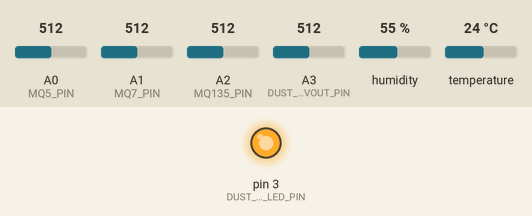
Bench run of a sketch on a simulated Arduino Uno, built with avr-gcc and run on an emulated ATmega328P. On the bench: output pins drawn as LEDs (lit = HIGH). The test bench sets the inputs (shaded band); at power-on: A0 (MQ5_PIN) = 512, A1 (MQ7_PIN) = 512, A2 (MQ135_PIN) = 512, A3 (DUST_SENSOR_VOUT_PIN) = 512, humidity 55 %, temperature 24 °C. What the sketch prints to the serial monitor is not drawn.

Above: at 0.1 s.
Timing chart, 0 to 1.6 s (numbered marks = the images above):
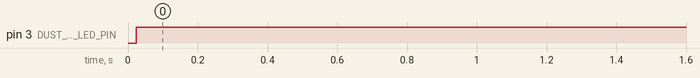

Measured:
- by itself, pin 3 (DUST_SENSOR_LED_PIN): LOW → HIGH at 0.02 s

The sketch:

sensoryDataToArduinoToEsp32.ino
```cpp
#include <DHT.h>

#define MQ5_PIN A0
#define MQ7_PIN A1
#define MQ135_PIN A2
#define DHT_PIN 2
#define DHT_TYPE DHT11
#define DUST_SENSOR_LED_PIN 3
#define DUST_SENSOR_VOUT_PIN A3

DHT dht(DHT_PIN, DHT_TYPE);

void setup() {
  Serial.begin(9600); // Initialize Serial communication
  dht.begin(); // Initialize DHT sensor
  pinMode(DUST_SENSOR_LED_PIN, OUTPUT); // Set the LED pin as output
}

void loop() {
  // Read gas sensor values
  float mq5Value = analogRead(MQ5_PIN);
  float mq7Value = analogRead(MQ7_PIN);
  float mq135Value = analogRead(MQ135_PIN);

  // Read DHT11 sensor values
  float humidity = dht.readHumidity();
  float temperature = dht.readTemperature();

  // Read dust sensor value
  digitalWrite(DUST_SENSOR_LED_PIN, LOW); // Power on the LED
  delayMicroseconds(280); // Wait 280us
  int dustValue = analogRead(DUST_SENSOR_VOUT_PIN); // Read the dust sensor value
  digitalWrite(DUST_SENSOR_LED_PIN, HIGH); // Power off the LED
  delayMicroseconds(9680); // Wait 9680us

  // Send values to ESP32
  Serial.print(mq5Value); Serial.print(",");
  Serial.print(mq7Value); Serial.print(",");
  Serial.print(mq135Value); Serial.print(",");
  Serial.print(humidity); Serial.print(",");
  Serial.print(temperature); Serial.print(",");
  Serial.println(dustValue);

  delay(2000); // Wait for 2 seconds before the next reading
}
```
